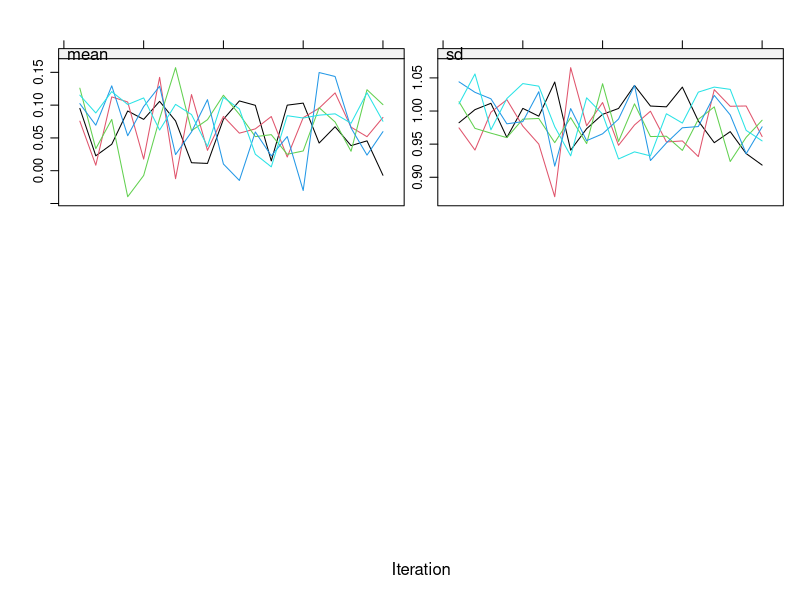
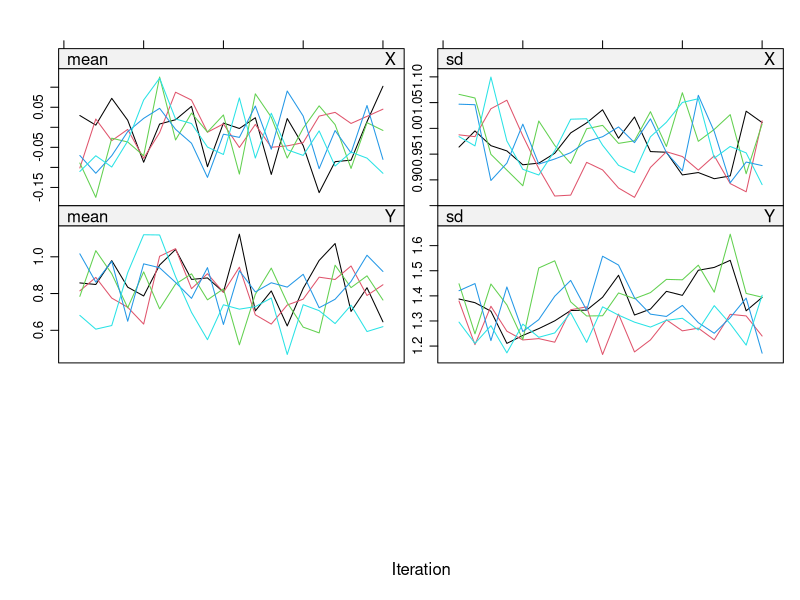
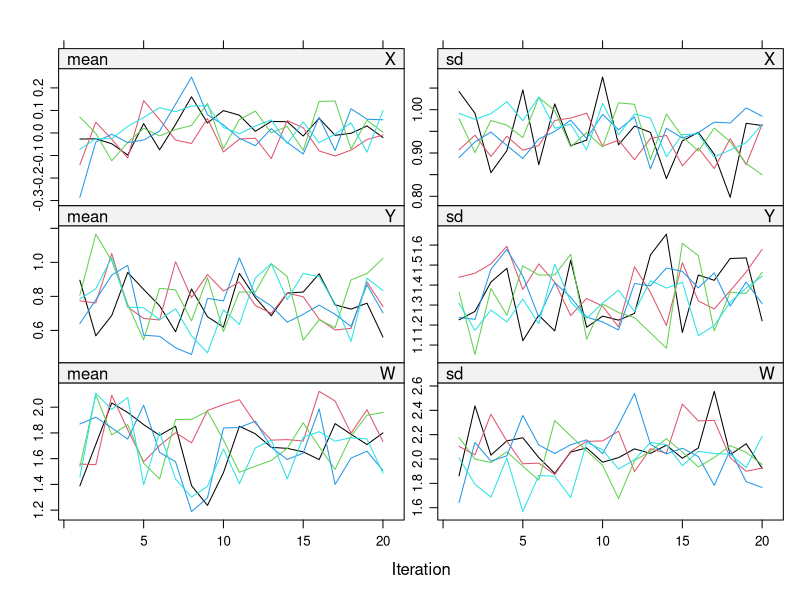

These charts were generated, in order, by the following R code: (Note: this script raises an error after producing the figures.)
## ---- chunk 1
library(dplyr)
library(MASS)
library(mice)
library(VIM)
library(tidyverse)

set.seed(420)

n <- 1000
mean <- seq(0,2)
vcm <- matrix(data = c(1,1,1.7,1,2, 1.5, 1.7, 1.5, 4), nrow = 3, byrow = T)

data <- mvrnorm(1000, mean, vcm) %>% data.frame()
colnames(data) <- c("X", "Y", "W")
## ---- chunk 2
#Set aside first 900 obs as data from main study
Main <- data %>% slice_head(n = 900)

#Remaining 100 observations as data from a substudy
Sub <- data %>% slice_tail(n = 100)

#Fit regression model on the main study 
Main.lm <- lm(Y ~ X, data = Main)
beta_0_main <- lm(Y ~ X, data = Main)$coef[1]
beta_1_main <- lm(Y ~ X, data = Main)$coef[2]
Sigma_main <- sigma(Main.lm)

int_est_beta_1 <- confint(Main.lm)[2,]
## ---- chunk 3
#Copy the original dataset
Main_b <- Main

#Remove X from Main dataset
Main_b["X"] <- NA

#Impute X values of the main dataset
b_data <- rbind(Main_b, Sub)
b_imp <- mice(b_data, printFlag = F, maxit = 20)

# Plot
plot(b_imp)

# fir
## ---- chunk 4
#Copy the original dataset
Main_c <- Main
Sub_c <- Sub

#Remove X from Main dataset
Main_c["X"] <- NA
#Remove Y from Sub dataset
Sub_c["Y"] <- NA

c_data <- rbind(Main_c, Sub_c)
c_imp <- mice(c_data, printFlag = F, maxit = 20)

# Plot
plot(c_imp)
## ---- chunk 5
#Copy the original dataset
Main_d <- Main
Sub_d <- Sub

#Remove X from Main dataset
Main_d["X"] <- NA
#Remove first 50 obs of Y from Sub dataset
Sub_d[1:50, "Y"] <- NA
#Remove last 50 obs of W from Sub dataset
Sub_d[51:100, "W"] <- NA

d_data <- rbind(Main_d, Sub_d)

d_imp <- mice(d_data, printFlag = F, maxit = 20)

# Plot
plot(d_imp)

# Regression
d_reg <- with(d_imp, lm())
## ---- chunk 6

## ---- chunk 7

## ---- chunk 8
